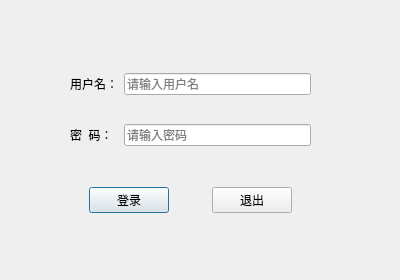
<?xml version="1.0" encoding="UTF-8"?>
<ui version="4.0">
 <class>LoginDlg</class>
 <widget class="QDialog" name="LoginDlg">
  <property name="geometry">
   <rect>
    <x>0</x>
    <y>0</y>
    <width>400</width>
    <height>280</height>
   </rect>
  </property>
  <property name="windowTitle">
   <string>登录</string>
  </property>
  <widget class="QWidget" name="formLayoutWidget">
   <property name="geometry">
    <rect>
     <x>70</x>
     <y>50</y>
     <width>241</width>
     <height>121</height>
    </rect>
   </property>
   <layout class="QGridLayout" name="gridLayout_2">
    <item row="0" column="0">
     <widget class="QLabel" name="label">
      <property name="text">
       <string>用户名：</string>
      </property>
     </widget>
    </item>
    <item row="0" column="1">
     <widget class="QLineEdit" name="usrLineEdit">
      <property name="placeholderText">
       <string>请输入用户名</string>
      </property>
     </widget>
    </item>
    <item row="1" column="0">
     <widget class="QLabel" name="label_2">
      <property name="text">
       <string>密  码：</string>
      </property>
     </widget>
    </item>
    <item row="1" column="1">
     <widget class="QLineEdit" name="pwdLineEdit">
      <property name="echoMode">
       <enum>QLineEdit::Password</enum>
      </property>
      <property name="placeholderText">
       <string>请输入密码</string>
      </property>
     </widget>
    </item>
   </layout>
  </widget>
  <widget class="QWidget" name="horizontalLayoutWidget">
   <property name="geometry">
    <rect>
     <x>70</x>
     <y>170</y>
     <width>241</width>
     <height>61</height>
    </rect>
   </property>
   <layout class="QGridLayout" name="gridLayout_3">
    <item row="0" column="1">
     <widget class="QPushButton" name="loginBtn">
      <property name="text">
       <string>登录</string>
      </property>
     </widget>
    </item>
    <item row="0" column="5">
     <spacer name="horizontalSpacer_2">
      <property name="orientation">
       <enum>Qt::Horizontal</enum>
      </property>
      <property name="sizeHint" stdset="0">
       <size>
        <width>40</width>
        <height>20</height>
       </size>
      </property>
     </spacer>
    </item>
    <item row="0" column="4">
     <widget class="QPushButton" name="exitBtn">
      <property name="text">
       <string>退出</string>
      </property>
     </widget>
    </item>
    <item row="0" column="0">
     <spacer name="horizontalSpacer">
      <property name="orientation">
       <enum>Qt::Horizontal</enum>
      </property>
      <property name="sizeHint" stdset="0">
       <size>
        <width>40</width>
        <height>20</height>
       </size>
      </property>
     </spacer>
    </item>
    <item row="0" column="3">
     <spacer name="horizontalSpacer_3">
      <property name="orientation">
       <enum>Qt::Horizontal</enum>
      </property>
      <property name="sizeHint" stdset="0">
       <size>
        <width>40</width>
        <height>20</height>
       </size>
      </property>
     </spacer>
    </item>
    <item row="0" column="2">
     <spacer name="horizontalSpacer_4">
      <property name="orientation">
       <enum>Qt::Horizontal</enum>
      </property>
      <property name="sizeHint" stdset="0">
       <size>
        <width>40</width>
        <height>20</height>
       </size>
      </property>
     </spacer>
    </item>
   </layout>
  </widget>
 </widget>
 <resources/>
 <connections>
  <connection>
   <sender>exitBtn</sender>
   <signal>clicked()</signal>
   <receiver>LoginDlg</receiver>
   <slot>close()</slot>
   <hints>
    <hint type="sourcelabel">
     <x>270</x>
     <y>223</y>
    </hint>
    <hint type="destinationlabel">
     <x>199</x>
     <y>149</y>
    </hint>
   </hints>
  </connection>
 </connections>
</ui>
